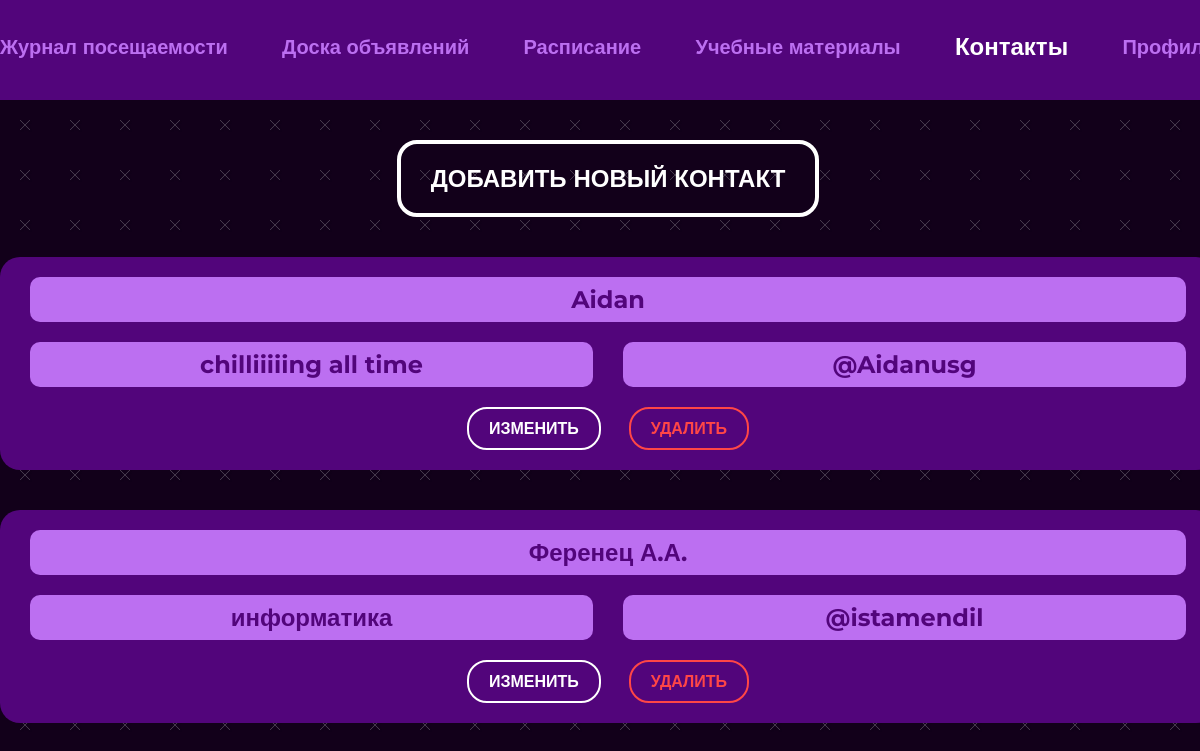
/contacts (signed in), run on an earlier commit of the app's database.
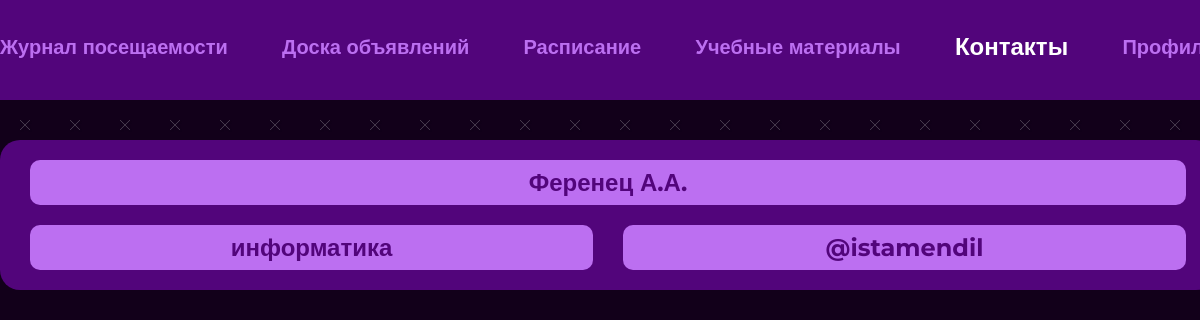
And on a later commit of the database.
### main/models.py (models this page shows, shortened)
class Contact(models.Model):
    lesson = models.CharField(max_length=50, blank=True)
    teacher = models.CharField(max_length=100)
    contact = models.CharField(max_length=100)
    room = models.ForeignKey(Room, on_delete=models.CASCADE)

### main/views.py (the view)
# urls.py: path('contacts', views.contacts, name='contacts'),
@login_required()
def contacts(request):
    cur_student = get_student(request)
    contacts = Contact.objects.filter(room=cur_student.room).order_by('-id')
    contex = {
        'contacts': contacts,
        'navbar': 'contacts',
        'perm': get_perm(cur_student.permission)
    }
    return render(request, "main/contact.html", context=contex)

### main/views.py (called while the page is built)
def get_student(request):
    return Student.objects.get(user=request.user)

def get_perm(permission):
    if permission == 0:
        return False
    return True

### main/templates/main/contact.html (shortened to what this page needs)
{% extends 'main/base.html' %}
{% load static %}
{% block content %}
<div class="container">
          <div class="contact__container">
              {% if perm %}
            <button class="btn btn-modal">ДОБАВИТЬ НОВЫЙ КОНТАКТ</button>
              {% endif %}
              {% for elem in contacts %}
            <div class="contact__cell">
              <div class="contact__title">{{ elem.teacher }}</div>
              <div class="contact__info">
                <div class="contact__text">{{ elem.lesson }}</div>
                <div class="contact__text contact__randomname">{{ elem.contact }}
                </div>
              </div>
                {% if perm %}
              <div class="contact__btns">
                <button class="mini-btn btn-change" data-id="{{ elem.id }}">ИЗМЕНИТЬ</button>
                <form action="contacts/delete_data" method="post">
                    <input type="submit" class="mini-btn btn-cancel" data-id="{{ elem.id }}" value="УДАЛИТЬ">
                </form>
              </div>
                {% endif %}
            </div>
            {% endfor %}
          </div>
        </div>
{% endblock content %}

What changed in the data, as far as the page shows it:
removed Contact: teacher "Aidan", lesson "chilliiiiing all time", contact "@Aidanusg"
shown differently, row unchanged: Contact "Ференец А.А.": value "УДАЛИТЬ" → (not shown)
Also different on the page:
text no longer shown: "ДОБАВИТЬ НОВЫЙ КОНТАКТ"
